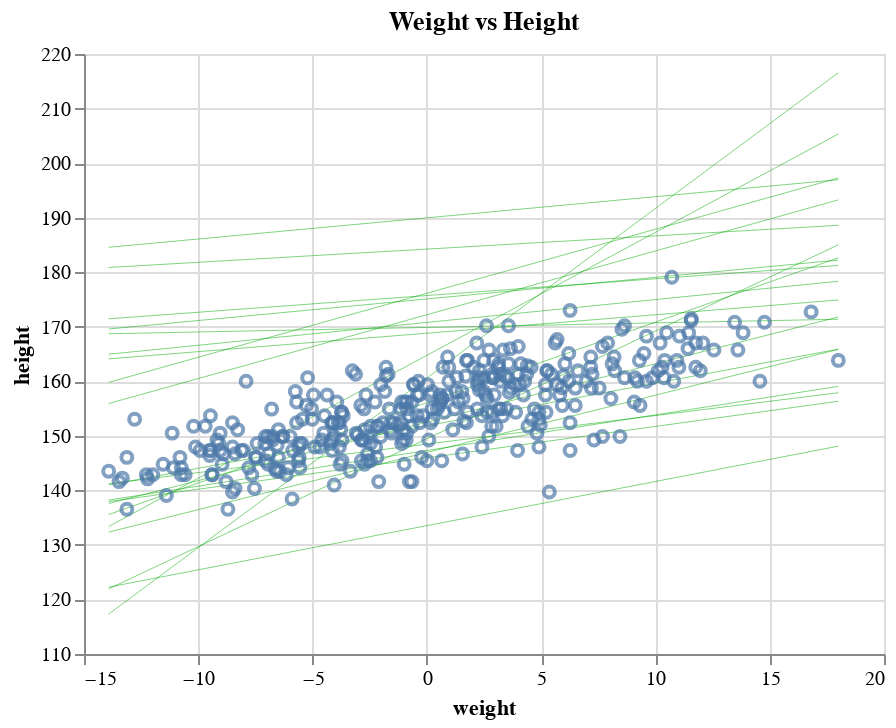

Notebook cell for this chart:
### Code cell
weight_grid = np.linspace(weight.min(), weight.max())

lines = []

for i in range(20):
    a = prior_fit["alpha"][0, i]
    b = prior_fit["beta"][0, i]

    line = a + b * weight_grid
    df = pd.DataFrame({"weight": weight_grid, "height": line})

    line = (
        alt.Chart(df)
        .mark_line(color="#00AA00", strokeWidth=0.5, opacity=0.5)
        .encode(
            x="weight",
            y="height",
        )
    )

    lines.append(line)

reduce(lambda a, b: a + b, lines) + data_chart
